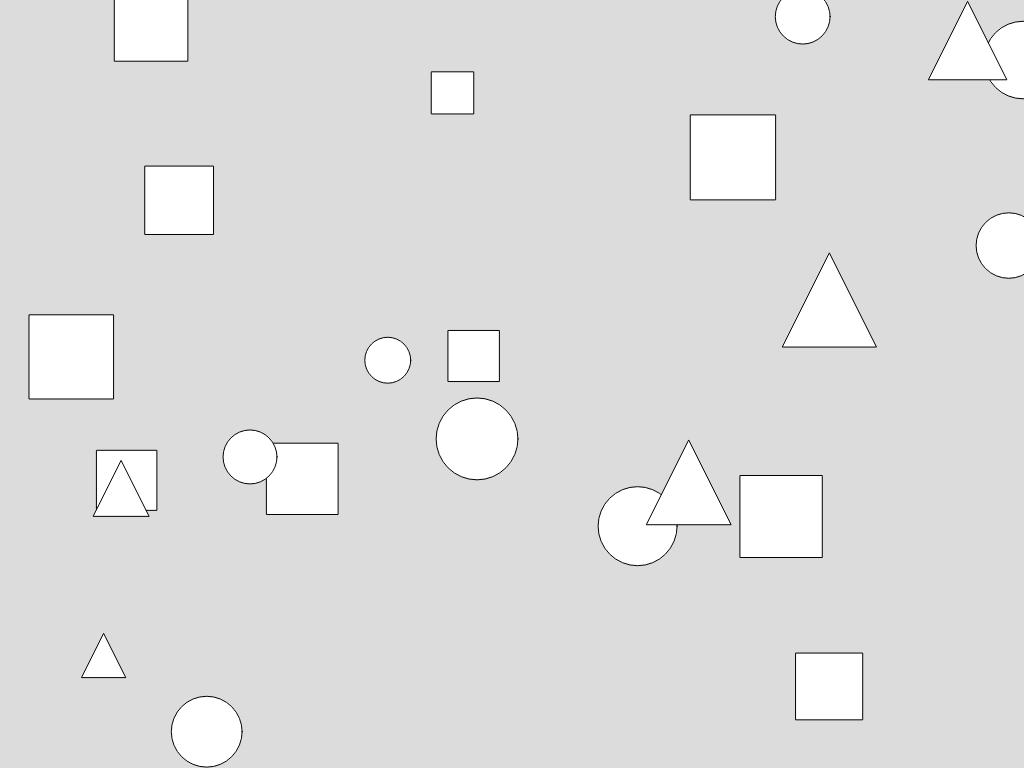
Frame 1 (no input)
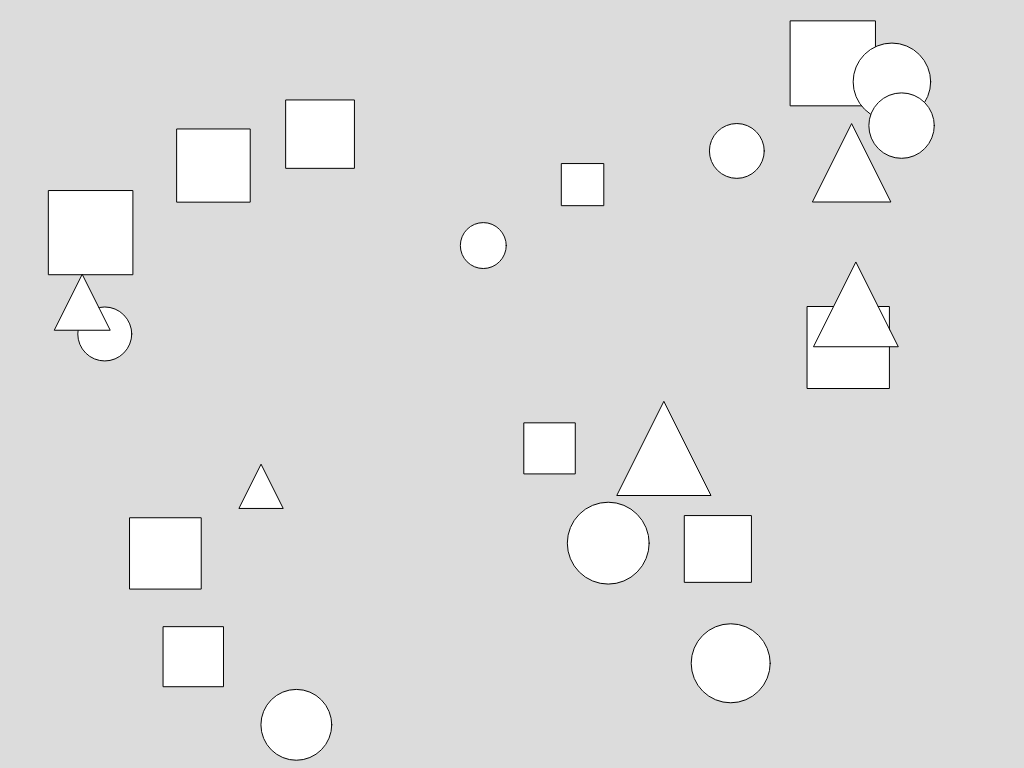
Frame 60 (no input)
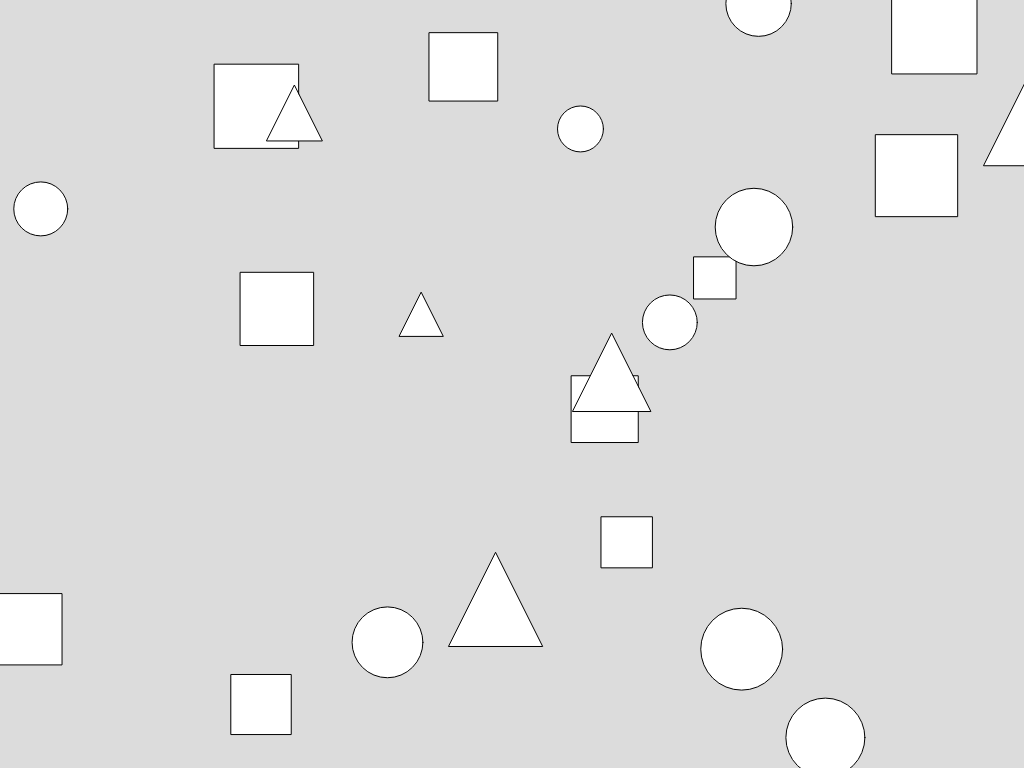
Frame 120 (the mouse pressed at the canvas centre since frame 60)

The p5.js sketch that drew these frames (run headless with seeded random() and noise() and a simulated clock; from frame 60 on, the mouse is pressed at the canvas centre):

// p5.js sketch
// ── sketch.js
let elements = [];
let circles = [];
let triangles = [];
let displayText = false;
let textTimer = 0;

function setup() {
  createCanvas(1024, 768); // Tamaño del lienzo más grande
  rectMode(CENTER);
  
  // Crear instancias de Element 2 (cuadrados) con diferentes tamaños, velocidades y direcciones
  for (let i = 0; i < 10; i++) {
    let x = random(width);
    let y = random(height);
    let size = random(40, 100); // Figuras más grandes
    let speedX = random(1, 3) * (random() > 0.5 ? 1 : -1);
    let speedY = random(1, 3) * (random() > 0.5 ? 1 : -1);
    elements.push(new Element2(x, y, size, speedX, speedY));
  }
  
  // Crear instancias de Element 3 (círculos) con el mismo movimiento
  for (let i = 0; i < 8; i++) {
    let x = random(width);
    let y = random(height);
    let size = random(40, 100); // Figuras más grandes
    let speedX = random(1, 3) * (random() > 0.5 ? 1 : -1);
    let speedY = random(1, 3) * (random() > 0.5 ? 1 : -1);
    circles.push(new Element3(x, y, size, speedX, speedY));
  }

  // Crear instancias de Element 4 (triángulos) con mayor velocidad
  for (let i = 0; i < 5; i++) {
    let x = random(width);
    let y = random(height);
    let size = random(40, 100); // Figuras más grandes
    let speedX = random(2, 4) * (random() > 0.5 ? 1 : -1); // Mayor velocidad
    let speedY = random(2, 4) * (random() > 0.5 ? 1 : -1); // Mayor velocidad
    triangles.push(new Element4(x, y, size, speedX, speedY));
  }
}

function draw() {
  background(220);
  
  // Actualizar y mostrar las instancias de Element 2 (cuadrados)
  for (let element of elements) {
    element.update();
    element.display();
  }
  
  // Actualizar y mostrar las instancias de Element 3 (círculos)
  for (let circle of circles) {
    circle.update();
    circle.display();
  }
  
  // Actualizar y mostrar las instancias de Element 4 (triángulos)
  for (let triangle of triangles) {
    triangle.update();
    triangle.display();
  }
  
  // Comprobar las intersecciones entre las instancias de Element 2 (cuadrados)
  for (let i = 0; i < elements.length; i++) {
    for (let j = i + 1; j < elements.length; j++) {
      let intersection = elements[i].checkIntersection(elements[j]);
      if (intersection) {
        // Calcular el tamaño de los círculos
        let distance = dist(elements[i].x, elements[i].y, elements[j].x, elements[j].y);
        let radius1 = map(distance, 0, 200, 20, 0); // Ajustar valores
        let radius2 = map(distance, 0, 200, 4, 0); // Ajustar valores
        
        // Calcular el color de los círculos como una variación de grises
        let gray = map(distance, 0, 200, 0, 255); // Ajustar valores
        fill(gray);
        
        // Dibujar los círculos de intersección
        ellipse(intersection.x, intersection.y, radius1, radius1);
        fill(255 - gray);
        ellipse(intersection.x, intersection.y, radius2, radius2);
      }
    }
  }
  
  // Controlar la aparición y desaparición del texto
  if (millis() - textTimer > 8000) {
    displayText = !displayText;
    textTimer = millis();
  }
  
  if (displayText) {
    fill(0);
    textSize(40); // Texto más grande
    textAlign(CENTER, CENTER);
    text("supercalifragilisticoespialidoso", width / 2, height / 2);
  }
}

class Element2 {
  constructor(x, y, size, speedX, speedY) {
    this.x = x;
    this.y = y;
    this.size = size;
    this.speedX = speedX;
    this.speedY = speedY;
  }
  
  update() {
    this.x += this.speedX;
    this.y += this.speedY;
    
    if (this.x < 0 || this.x > width) {
      this.speedX *= -1;
    }
    if (this.y < 0 || this.y > height) {
      this.speedY *= -1;
    }
  }
  
  display() {
    rect(this.x, this.y, this.size, this.size);
  }
  
  checkIntersection(other) {
    let d = dist(this.x, this.y, other.x, other.y);
    if (d < (this.size + other.size) / 2) {
      // Calcular el punto de intersección
      let x = (this.x + other.x) / 2;
      let y = (this.y + other.y) / 2;
      return createVector(x, y);
    }
    return null;
  }
}

class Element3 {
  constructor(x, y, size, speedX, speedY) {
    this.x = x;
    this.y = y;
    this.size = size;
    this.speedX = speedX;
    this.speedY = speedY;
  }
  
  update() {
    this.x += this.speedX;
    this.y += this.speedY;
    
    if (this.x < 0 || this.x > width) {
      this.speedX *= -1;
    }
    if (this.y < 0 || this.y > height) {
      this.speedY *= -1;
    }
  }
  
  display() {
    ellipse(this.x, this.y, this.size, this.size);
  }
}

class Element4 {
  constructor(x, y, size, speedX, speedY) {
    this.x = x;
    this.y = y;
    this.size = size;
    this.speedX = speedX;
    this.speedY = speedY;
  }
  
  update() {
    this.x += this.speedX;
    this.y += this.speedY;
    
    if (this.x < 0 || this.x > width) {
      this.speedX *= -1;
    }
    if (this.y < 0 || this.y > height) {
      this.speedY *= -1;
    }
  }
  
  display() {
    triangle(
      this.x, this.y - this.size / 2,
      this.x - this.size / 2, this.y + this.size / 2,
      this.x + this.size / 2, this.y + this.size / 2
    );
  }
}
